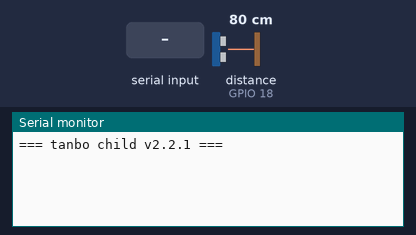
The sketch below on a simulated ESP32. Shown: the last lines printed to the serial monitor. The inputs (shaded band) are chosen by the test bench; at power-on: distance to the obstacle (sensor on GPIO 18) 80 cm. The echo pulse lasts 58.3 µs per cm.

Above: at 1.2 s.
1.3 s: "REQ\n" received over Serial
At 2.5 s:
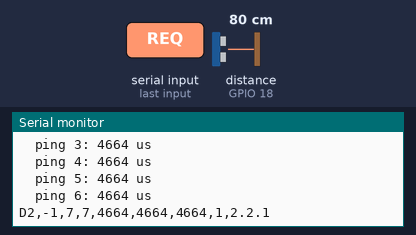
2.8 s: "REQ\n" received over the second serial link
At 3.9 s:
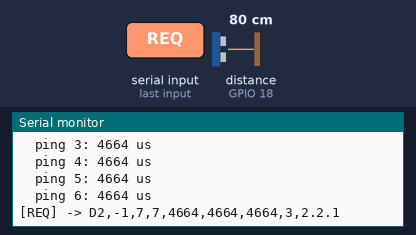
4.6 s: "90 45\n" received over Serial
At 5.1 s:
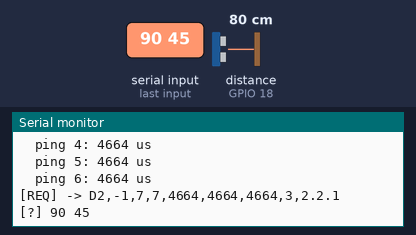
6.1 s: "0\n" received over the second serial link
At 7.4 s:
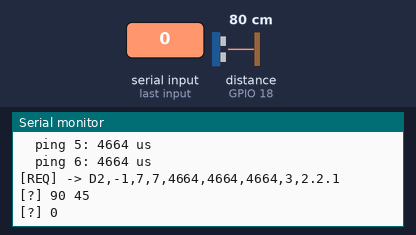
Timing chart, 0 to 8.6 s (numbered marks = the images above; inputs shaded):
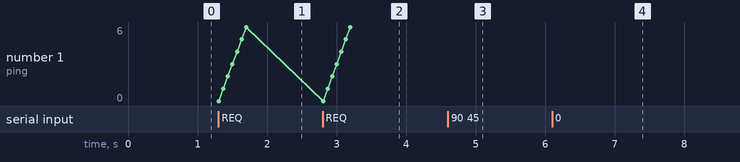

The sketch:

tanbo_child_v2.ino
```cpp
// =============================================================================
// tanbo_child_v2.ino — 田んぼダム 子機(ESP32-WROVER + HC-SR04 + XBee 3)
//
// プロトコル v2(docs/PROTOCOL.md):
//   親機 → 子機:  REQ,<seq>\n
//   子機 → 親機:  D2,<seq>,<n_ok>,<n_try>,<med_us>,<min_us>,<max_us>,<uptime_s>,<fw>\n
//
// - REQ を受けたときだけ、その場でバースト測定(N_TRY 回)して中央値を返す。自発送信はしない
// - 距離ではなくエコー時間(往復 µs)を返す。音速の温度補正は後処理で行う
// - ノード番号は持たない(親機が XBee の MAC で判定)。全子機で同一コード
// - XBee は BD=9600。AP=0(透過)と AP=1(API、エスケープなし)のどちらでも動く。受信の先頭が 0x7E なら API のフレーム
//   - AP=1: REQ を送ってきた親機(受信フレームの送り主)へ D2 を返す。親機が 2 台あってもそれぞれに返る
//   - AP=0: XBee の DH/DL の宛先へ返す(DH/DL=0 ならコーディネータ)。v2.1 までと同じ
// - USB シリアル(115200)からの REQ にも同じ形式で USB に返す。親機に USB でつないで
//   「親機の地点のセンサ」として使うため(XBee なしで可)。USB にはデバッグ出力も流れるが、
//   親機は D2 で始まる行だけを読む
//
// 配線(旧子機と同じ):
//   HC-SR04 TRIG ← GPIO4、ECHO → 10k/20k 分圧 → GPIO18
//   XBee DOUT → GPIO25(RX)、XBee DIN ← GPIO26(TX)  ※WROVER は GPIO16/17 使用不可(PSRAM)
// =============================================================================

#include <Arduino.h>

#define FW_VERSION "2.2.1"

#define TRIG_PIN 4
#define ECHO_PIN 18
#define RXD2 25
#define TXD2 26

// ---- 測定パラメータ ----------------------------------------------------------
const int N_TRY = 7;                        // 1回の REQ で測る回数(奇数)
const unsigned long PING_GAP_MS = 60;       // HC-SR04 の推奨最小間隔(残響を避ける)
const unsigned long ECHO_TIMEOUT_US = 25000;  // pulseIn の待ち上限(約 4.3m 相当)
// 有効とみなすエコー時間の範囲(往復 µs、20℃換算: cm ≒ us / 58.2)
const long MIN_VALID_US = 290;    // 約 5cm 未満は近距離の残響として捨てる(ブランキング)
const long MAX_VALID_US = 11650;  // 約 2m 超は管外・多重反射として捨てる

// ---- 受信 ---------------------------------------------------------------------
const unsigned long LINE_IDLE_MS = 50;
const size_t RX_LINE_MAX = 64;
const size_t API_FRAME_MAX = 128;           // 受け付ける API フレームのデータ長の上限
const unsigned long API_FRAME_IDLE_MS = 200;  // フレームの途中でこの時間止まったら捨てる
// 親機からの REQ がこの時間途絶えたら自分を再起動(UART 固着などへの保険)
const unsigned long NO_REQ_RESTART_MS = 6UL * 3600UL * 1000UL;

// 受信口ごとの行バッファ(XBee と USB)
struct LineReader {
  char buf[RX_LINE_MAX + 1];
  size_t len;
  unsigned long last_rx_ms;
};
LineReader xbee_rx = {};
LineReader usb_rx = {};

// XBee の API フレーム(0x7E, 長さ 2 バイト, データ, チェックサム)の受信状態
struct ApiReader {
  bool active;
  size_t pos;          // 0x7E の後に読んだバイト数
  size_t len;          // データ長(長さフィールド)
  uint8_t buf[API_FRAME_MAX];
  uint8_t sum;
  unsigned long last_rx_ms;
};
ApiReader api_rx = {};

unsigned long last_req_ms = 0;

// -----------------------------------------------------------------------------

long ping_once_us() {
  digitalWrite(TRIG_PIN, LOW);
  delayMicroseconds(2);
  digitalWrite(TRIG_PIN, HIGH);
  delayMicroseconds(10);
  digitalWrite(TRIG_PIN, LOW);
  return (long)pulseIn(ECHO_PIN, HIGH, ECHO_TIMEOUT_US);   // 0 = タイムアウト
}

void sort_long(long *a, int n) {
  for (int i = 1; i < n; i++) {
    long v = a[i];
    int j = i - 1;
    while (j >= 0 && a[j] > v) {
      a[j + 1] = a[j];
      j--;
    }
    a[j + 1] = v;
  }
}

// バースト測定して D2 行を out に書く
void measure(long seq, char *out, size_t size) {
  long ok_us[N_TRY];
  int n_ok = 0;
  for (int i = 0; i < N_TRY; i++) {
    if (i > 0) delay(PING_GAP_MS);
    long us = ping_once_us();
    if (us >= MIN_VALID_US && us <= MAX_VALID_US) ok_us[n_ok++] = us;
    Serial.printf("  ping %d: %ld us%s\n", i, us,
                  (us >= MIN_VALID_US && us <= MAX_VALID_US) ? "" : " (rejected)");
  }

  long med = -1, mn = -1, mx = -1;
  if (n_ok > 0) {
    sort_long(ok_us, n_ok);
    med = (n_ok % 2) ? ok_us[n_ok / 2] : (ok_us[n_ok / 2 - 1] + ok_us[n_ok / 2]) / 2;
    mn = ok_us[0];
    mx = ok_us[n_ok - 1];
  }
  snprintf(out, size, "D2,%ld,%d,%d,%ld,%ld,%ld,%lu,%s\n",
           seq, n_ok, N_TRY, med, mn, mx, millis() / 1000UL, FW_VERSION);
}

// "REQ" または "REQ,<seq>" を含む行なら seq(なければ -1)を返す。REQ でなければ -2
long parse_req(const char *s) {
  const char *p = strstr(s, "REQ");
  if (p == NULL) return -2;
  p += 3;
  if (*p != ',') return -1;
  p++;
  if (*p < '0' || *p > '9') return -1;
  long v = 0;
  while (*p >= '0' && *p <= '9' && v <= 65535) v = v * 10 + (*p++ - '0');
  return (v <= 65535) ? v : -1;
}

// 前後の空白・CR・LF を除いた先頭を返す(s は書き換える)
char *strip(char *s, size_t len) {
  size_t start = 0;
  while (start < len && (s[start] == ' ' || s[start] == '\r' || s[start] == '\n')) start++;
  size_t end = len;
  while (end > start && (s[end - 1] == ' ' || s[end - 1] == '\r' || s[end - 1] == '\n')) end--;
  s[end] = '\0';
  return s + start;
}

// ---- 透過モード(AP=0)と USB: 行単位 ----------------------------------------

void handle_line(LineReader &lr, Stream &reply_to) {
  lr.buf[lr.len] = '\0';
  const char *s = strip(lr.buf, lr.len);
  lr.len = 0;
  if (*s == '\0') return;

  long seq = parse_req(s);
  if (seq == -2) {
    Serial.print("[?] ");
    Serial.println(s);
    return;
  }
  last_req_ms = millis();
  char out[96];
  measure(seq, out, sizeof(out));
  reply_to.print(out);   // REQ が届いた口(XBee なら Serial2、USB なら Serial)に返す
  if (&reply_to != &Serial) {
    Serial.print("[REQ] -> ");
    Serial.print(out);
  }
}

void line_byte(LineReader &lr, Stream &port, int c) {
  lr.last_rx_ms = millis();
  if (c == '\n') {
    handle_line(lr, port);
  } else if (lr.len < RX_LINE_MAX) {
    lr.buf[lr.len++] = (char)c;
  } else {
    lr.len = 0;   // 長すぎる行は捨てる
  }
}

void line_idle(LineReader &lr, Stream &port) {
  if (lr.len > 0 && millis() - lr.last_rx_ms >= LINE_IDLE_MS) {
    handle_line(lr, port);
  }
}

// ---- API モード(AP=1): フレーム単位 -----------------------------------------

// 0x10 Transmit Request で dest64 へ送る。frame_id = 0 なので Transmit Status は返らない
void api_send(const uint8_t *dest64, const uint8_t *dest16, const char *payload) {
  size_t n = strlen(payload);
  uint8_t head[14] = {0x10, 0x00};
  memcpy(head + 2, dest64, 8);
  memcpy(head + 10, dest16, 2);
  head[12] = 0x00;   // broadcast radius
  head[13] = 0x00;   // options
  size_t len = sizeof(head) + n;
  uint8_t sum = 0;
  for (size_t i = 0; i < sizeof(head); i++) sum += head[i];
  for (size_t i = 0; i < n; i++) sum += (uint8_t)payload[i];
  Serial2.write(0x7E);
  Serial2.write((uint8_t)(len >> 8));
  Serial2.write((uint8_t)(len & 0xFF));
  Serial2.write(head, sizeof(head));
  Serial2.write((const uint8_t *)payload, n);
  Serial2.write((uint8_t)(0xFF - sum));
}

void handle_api_frame(const uint8_t *d, size_t len) {
  if (len < 1) return;
  // 受信フレームは XBee の AO で形が変わる: AO=0 は 0x90 Receive Packet、AO=1 は 0x91 Explicit Rx Indicator
  // (エンドポイント・クラスタ・プロファイルの 6 バイトが増える)。どちらも送り主の 64bit/16bit は同じ位置
  size_t data_off;
  if (d[0] == 0x90) {
    data_off = 12;
  } else if (d[0] == 0x91) {
    data_off = 18;
  } else {   // Modem Status などは読み捨てる
    Serial.printf("[api] frame 0x%02X (%u bytes) ignored\n", d[0], (unsigned)len);
    return;
  }
  if (len < data_off) return;
  const uint8_t *src64 = d + 1;
  const uint8_t *src16 = d + 9;
  char text[RX_LINE_MAX + 1];
  size_t n = len - data_off;
  if (n > RX_LINE_MAX) n = RX_LINE_MAX;
  memcpy(text, d + data_off, n);
  text[n] = '\0';
  const char *s = strip(text, n);

  char from[17];
  for (int i = 0; i < 8; i++) snprintf(from + i * 2, 3, "%02X", src64[i]);
  long seq = parse_req(s);
  if (seq == -2) {
    Serial.printf("[?] from %s: %s\n", from, s);
    return;
  }
  last_req_ms = millis();
  char out[96];
  measure(seq, out, sizeof(out));
  api_send(src64, src16, out);   // 送ってきた親機へ返す
  Serial.printf("[REQ from %s] -> %s", from, out);
}

// 戻り値: このバイトを API フレームとして消費したか
bool api_byte(ApiReader &ar, int c) {
  if (!ar.active) {
    if (c != 0x7E) return false;
    ar.active = true;
    ar.pos = 0;
    ar.len = 0;
    ar.sum = 0;
    ar.last_rx_ms = millis();
    return true;
  }
  ar.last_rx_ms = millis();
  uint8_t b = (uint8_t)c;
  if (ar.pos == 0) {
    ar.len = (size_t)b << 8;
  } else if (ar.pos == 1) {
    ar.len |= b;
    if (ar.len == 0 || ar.len > API_FRAME_MAX) ar.active = false;   // 長すぎる・壊れたフレームは捨てる
  } else if (ar.pos < 2 + ar.len) {
    ar.buf[ar.pos - 2] = b;
    ar.sum += b;
  } else {
    if ((uint8_t)(ar.sum + b) == 0xFF) {
      handle_api_frame(ar.buf, ar.len);
    } else {
      Serial.println("[api] checksum NG");
    }
    ar.active = false;
    return true;
  }
  ar.pos++;
  return true;
}

void poll_xbee() {
  while (Serial2.available() > 0) {
    int c = Serial2.read();
    if (c < 0) break;
    // 行の途中でなければ、0x7E は API フレームの始まり(透過モードの REQ には 0x7E = '~' は出てこない)
    if (xbee_rx.len == 0 && api_byte(api_rx, c)) continue;
    line_byte(xbee_rx, Serial2, c);
  }
  if (api_rx.active && millis() - api_rx.last_rx_ms >= API_FRAME_IDLE_MS) {
    api_rx.active = false;   // 途中で切れたフレームは捨てる
  }
  line_idle(xbee_rx, Serial2);
}

void poll_usb() {
  while (Serial.available() > 0) {
    int c = Serial.read();
    if (c < 0) break;
    line_byte(usb_rx, Serial, c);
  }
  line_idle(usb_rx, Serial);
}

void setup() {
  Serial.begin(115200);
  Serial2.begin(9600, SERIAL_8N1, RXD2, TXD2);
  pinMode(TRIG_PIN, OUTPUT);
  digitalWrite(TRIG_PIN, LOW);
  pinMode(ECHO_PIN, INPUT);
  last_req_ms = millis();
  Serial.println("=== tanbo child v" FW_VERSION " ===");
}

void loop() {
  poll_xbee();
  poll_usb();
  if (millis() - last_req_ms > NO_REQ_RESTART_MS) {
    Serial.println("no REQ for a long time -> restart");
    delay(100);
    ESP.restart();
  }
  delay(1);
}
```

Measured:
- after the input at 1.3 s, the serial monitor: prints a new line at once (image 1)
- after the input at 2.8 s, the serial monitor: prints a new line after 0.40 s (image 2)
- after the input at 4.6 s, the serial monitor: prints a new line at once (image 3)
- after the input at 6.1 s, the serial monitor: prints a new line at once (image 4)
